Frame 1 (no input): blank canvas, image omitted
Frame 60 (the mouse pressed at the canvas centre just before this capture): blank canvas, image omitted
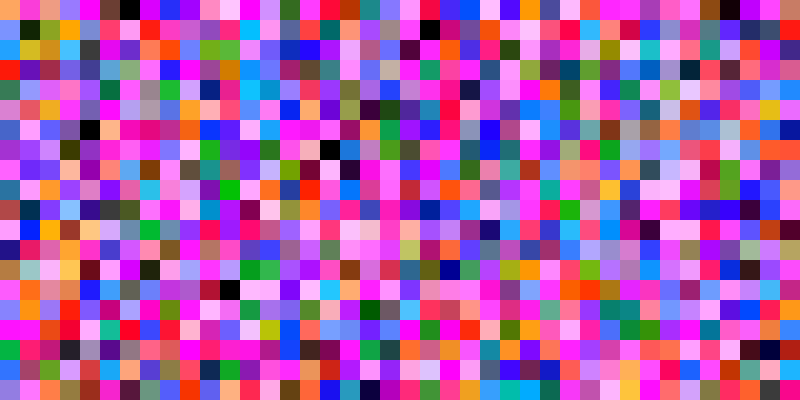
Frame 120 (the mouse held since frame 60 and released just before this capture)

The Processing sketch whose frames 1 and 60 were blank and that drew this single picture after the mouse press (run headless with seeded random() and noise(); from frame 60 on, the mouse is pressed at the canvas centre):

// Processing sketch: interaction_color_noise
// ── interaction_color_noise.pde

int stepX;
int stepY;

void setup(){
  size(800, 400);
  background(0);
}

void draw(){
  noStroke();
  colorMode(RGB, 255);
  
  // ランダムの値を毎回同じに設定する
 randomSeed(0);
  
  stepX = 20;
  stepY = 20;
  for (int gridY=0; gridY<height; gridY+=stepY){
    for (int gridX=0; gridX<width; gridX+=stepX){
      float rndR = random(mouseX);
      float rndG = random(mouseY);
      float rndB = random(pmouseX);
      float rndA = random(pmouseY); 

      fill(rndR, rndG, rndB, rndA);
      rect(gridX, gridY, stepX, stepY);
    }
  }
}
